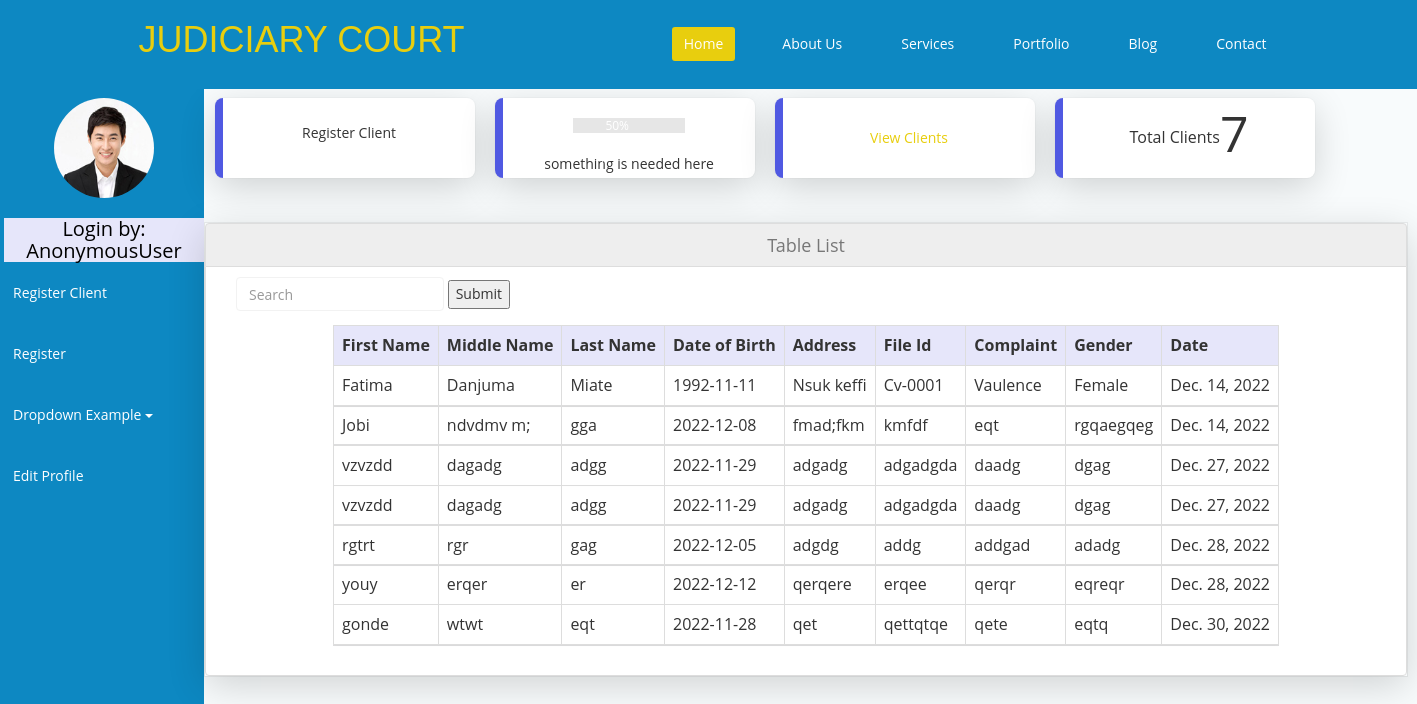
The app's page /courtcaseproject/admindashboard with its own data.
### courtcaseproject/models.py (models this page shows)
class ClientForm(models.Model):
    first_name = models.CharField(max_length=100)
    middle_name = models.CharField(max_length=100)
    last_name = models.CharField(max_length=100)
    dateofbirth = models.CharField(max_length=200)
    address = models.CharField(max_length=200)
    file_id = models.CharField(max_length=100)
    complaint = models.CharField(max_length=1000)
    gender = models.CharField(max_length=100)
    date = models.DateField(max_length=100)

### courtcaseproject/views.py (the view, shortened to what this page needs)
# urls.py: path('admindashboard', views.adminboard),
def adminboard(request):
    title = 'Login by: '
    countclient = ClientForm.objects.all().count()
    all = ClientForm.objects.all()[:8]
    count = all.count()
    return render(request, "admindashboard.html",  {'title':title,'all': all, 'total_client':countclient})

### courtcaseproject/templates/admindashboard.html (shortened to what this page needs)
{% extends 'base.html' %} {% block content %}
<!DOCTYPE html>
<html>
<head>
    <link href="/static/css/tablecss.css" rel="stylesheet">
</head>
<body>
<div class="grid-container" style="margin-top: 88px ;">
 <div class="sidebar">
    <div style="width: 200px; height: 150px; margin-top: 10px; margin-left: 4px;">
    <img style="width: 100px; height: 100px;" class="img-circle" src="/static/images/man1.jpg">
    <h2 style="background: lavender; color: #000;">{{title}}{{user}}</h2>
  </div>
<div>
    <a href="http://127.0.0.1:8000/admin/auth/user/add/" class="btn" data-toggle="tooltip" title="Hooray!">Register Client</a>
  </div>
<div>
  <a class="btn" data-toggle="modal" data-target="#myModalreg">Register</a>
</div>
<div>
  <div class="dropdown">
    <a class="btn dropdown-toggle" type="button" data-toggle="dropdown">Dropdown Example
    <span class="caret"></span></a>
  </div>
  </div>
<div>
    <a href="profile" class=" btn">Edit Profile</a>
  </div>
  </div>
  <div>
    <div class="flex-container" style="color: #000;">
        <div class="ffl">
          <p>Register Client</p>
        </div>
        <div class="ffl">
          <div class="progress">
            <div class="progress-bar progress-bar-info" role="progressbar" aria-valuenow="50"
            aria-valuemin="0" aria-valuemax="100" style="width:50%">
              50% Complete (info)
            </div>
          </div>
          <p>something is needed here</p>
        </div>
        <div class="ffl"><a href="allclient">View Clients</a></div>
        <div class="ffl"><h4>Total Clients</h4> <p style="text-transform: uppercase; font-size: 50px">{{total_client}}</p></div>
      </div>
   <div style="margin-top: 35px; box-shadow: rgba(0, 0, 0, 0.16) 0px 10px 36px 0px, rgba(0, 0, 0, 0.06) 0px 0px 0px 1px;">
    <div class="list-group">
      <a href="#" class="list-group-item disabled" style="font-size: 18px; text-align: center;">Table List</a>
      <div class="list-group-item">
        <div class="container">
          <form class="form-inline">
            <div class="form-group">
              <input type="text" class="form-control"  name="search" id="search" placeholder="Search">
            </div>
            <div class="form-group">
            <button type="submit" class="btn-secondary">Submit</button>
            </div>
          </form>
        </div>
      <table class="table">
        <tr>
            <th>First Name</th>
            <th>Middle Name</th>
            <th>Last Name</th>
            <th>Date of Birth</th>
            <th>Address</th>
            <th>File Id</th>
            <th>Complaint</th>
            <th>Gender</th>
            <th>Date</th>
         </tr>
         {% for c in all %}
     <tr>
       <td>{{ c.first_name}}</td>
       <td>{{c.middle_name}}</td>
       <td>{{c.last_name}}</td>
       <td>{{c.dateofbirth}}</td>
       <td>{{c.address}}</td>
       <td>{{c.file_id}}</td>
       <td>{{c.complaint}}</td>
       <td>{{c.gender}}</td>
       <td>{{c.date}}</td>
     </tr>
    {% endfor %}
   </table>
      </div>
    </div>
  </div>
</div>
</div>
</body>
</html>
{%endblock%}

### courtcaseproject/templates/base.html (shortened to what this page needs)
<html lang="en">
    <head>
        <link href="/static/css/bootstrap.min.css" rel="stylesheet">
        <link rel="stylesheet" href="/static/css/font-awesome.min.css">
        <link href="/static/css/animate.min.css" rel="stylesheet">
        <link href="/static/css/prettyPhoto.css" rel="stylesheet">
        <link href="/static/css/main.css" rel="stylesheet">
         <link href="/static/css/responsive.css" rel="stylesheet">
    </head>
    <body>
      <body class="homepage">
            <nav class="navbar navbar-fixed-top" role="banner" style="background: rgb(13, 136, 194);">
                <div class="container">
                    <div class="navbar-header">
                        <a class="navbar-brand" href="home" style="font-family:Impact, Haettenschweiler, 'Arial Narrow Bold', sans-serif; text-transform: uppercase;">judiciary Court</a>
                    </div>
                    <div class="collapse navbar-collapse navbar-right">
                        <ul class="nav navbar-nav">
                            <li class="active"><a href="home">Home</a></li>
                            <li><a href="about_us">About Us</a></li>
                            <li><a href="services">Services</a></li>
                            <li><a href="portfolio">Portfolio</a></li>
                            <li><a href="blog">Blog</a></li>
                            <li><a href="contact_us">Contact</a></li>
                        </ul>
                    </div>
                </div>
            </nav>
    {% block content %} {% endblock %}
</body>
</html>

### courtcaseproject/static/css/main.css (style rules this page uses)
body { background: #fff; font-family: 'Open Sans', Arial, sans-serif; color: #333; line-height: 1.6em; }
h1, h2, h3, h4, h5, h6 { font-weight: 500; font-family: 'Open Sans', Arial, sans-serif; color: #333; }
h2 { font-size: 20px; }
h4 { font-size: 16px; }
a { color: #E8CE0E; -webkit-transition: color 300ms, background-color 300ms; -moz-transition: color 300ms, background-color 300ms; -o-transition: color 300ms, background-color 300ms; transition: color 300ms, background-color 300ms; }
.navbar>.container .navbar-brand { margin-left: 0; }
.navbar-brand { padding: 0; margin: 0; color: #E8CE0E; }
.navbar-header a.navbar-brand { color: #E8CE0E; }
.navbar { border-radius: 0; margin-bottom: 0; background: #151515; padding: 15px 0; padding-bottom: 0; }
.navbar-nav { margin-top: 12px; }
.navbar-nav>li { margin-left: 35px; padding-bottom: 28px; }
.navbar-fixed-top .navbar-nav>li>a { padding: 5px 12px; margin: 0; border-radius: 3px; color: #fff; line-height: 24px; display: inline-block; }
.navbar-fixed-top { border: none; }
.navbar-fixed-top .navbar-brand { font-size: 36px; line-height: 50px; color: #fff; }
.navbar-fixed-top .navbar-nav>.active>a, .navbar-fixed-top .navbar-nav>.active>a:hover, .navbar-fixed-top .navbar-nav>.active>a:focus, .navbar-fixed-top .navbar-nav>.open>a, .navbar-fixed-top .navbar-nav>.open>a:hover, .navbar-fixed-top .navbar-nav>.open>a:focus { background-color: #E8CE0E; color: #fff; }
.navbar-fixed-top .navbar-collapse, .navbar-fixed-top .navbar-form { border-top: 0; padding-bottom: 0; }
.progress, .progress-bar { height: 15px; line-height: 15px; background: #e6e6e6; -webkit-box-shadow: none; -moz-box-shadow: none; box-shadow: none; border-radius: 0; overflow: visible; text-align: right; }
.progress { position: relative; }
.form-group .form-control { padding: 7px 12px; border-color: #f2f2f2; box-shadow: none; }

### courtcaseproject/static/css/tablecss.css (style rules this page uses)
table { display: flex; justify-content: center; border-collapse: collapse; width: 100%; }
th, td { text-align: left; padding: 8px; }
tr:nth-child(even) { box-shadow: rgba(0, 0, 0, 0.02) 0px 1px 3px 0px, rgba(27, 31, 35, 0.15) 0px 0px 0px 1px; background-color: #fff }
th { background-color: #000; color: white; }

### courtcaseproject/templates/base.html (style rules this page uses)
body { background: #f8fbfc; }

### courtcaseproject/templates/admindashboard.html (style rules this page uses)
.grid-container { display: grid; grid-template-columns: auto auto auto auto auto auto auto auto auto auto auto auto auto auto auto auto auto auto auto auto auto auto auto auto auto auto auto; grid-gap: 1px; padding: 0; margin: 0; }
.grid-container > .sidebar { border: none; text-align: center; font-size: 30px; height: 140%; }
.sidebar { display: flex; flex-direction:column; background: rgb(13, 136, 194); color: #000; }
.flex-container { display: flex; flex-wrap: wrap; }
.flex-container > .ffl { display: flex; flex-wrap: wrap; justify-content: center; align-items: center; margin: 10px; color: #333; background: #fff; border-radius: 8px; box-shadow: rgba(0, 0, 0, 0.16) 0px 10px 36px 0px, rgba(165, 163, 163, 0.06) 0px 0px 0px 1px; padding: 20px; width: 260px; height: 80px; border-left: 8px solid #5059e2; }
.btn { text-align: left; display: block; margin: 8px 0px; height: 45px; color: #fff; }
td ,th { border: 1px solid #ddd; padding: 8px; }
th { padding-top: 12px; padding-bottom: 12px; text-align: left; background-color: lavender; color: #333; }

### records on screen
ClientForm: first_name "Fatima", middle_name "Danjuma", last_name "Miate", dateofbirth "1992-11-11", address "Nsuk keffi", file_id "Cv-0001", complaint "Vaulence", gender "Female", date "Dec. 14, 2022"
ClientForm: first_name "Jobi", middle_name "ndvdmv m;", last_name "gga", dateofbirth "2022-12-08", address "fmad;fkm", file_id "kmfdf", complaint "eqt", gender "rgqaegqeg", date "Dec. 14, 2022"
ClientForm: first_name "vzvzdd", middle_name "dagadg", last_name "adgg", dateofbirth "2022-11-29", address "adgadg", file_id "adgadgda", complaint "daadg", gender "dgag", date "Dec. 27, 2022"
ClientForm: first_name "vzvzdd", middle_name "dagadg", last_name "adgg", dateofbirth "2022-11-29", address "adgadg", file_id "adgadgda", complaint "daadg", gender "dgag", date "Dec. 27, 2022"
ClientForm: first_name "rgtrt", middle_name "rgr", last_name "gag", dateofbirth "2022-12-05", address "adgdg", file_id "addg", complaint "addgad", gender "adadg", date "Dec. 28, 2022"
ClientForm: first_name "youy", middle_name "erqer", last_name "er", dateofbirth "2022-12-12", address "qerqere", file_id "erqee", complaint "qerqr", gender "eqreqr", date "Dec. 28, 2022"
ClientForm: first_name "gonde", middle_name "wtwt", last_name "eqt", dateofbirth "2022-11-28", address "qet", file_id "qettqtqe", complaint "qete", gender "eqtq", date "Dec. 30, 2022"

### other values on screen
{{ title }} "Login by:"
{{ user }} "AnonymousUser"
{{ total_client }} "7"
